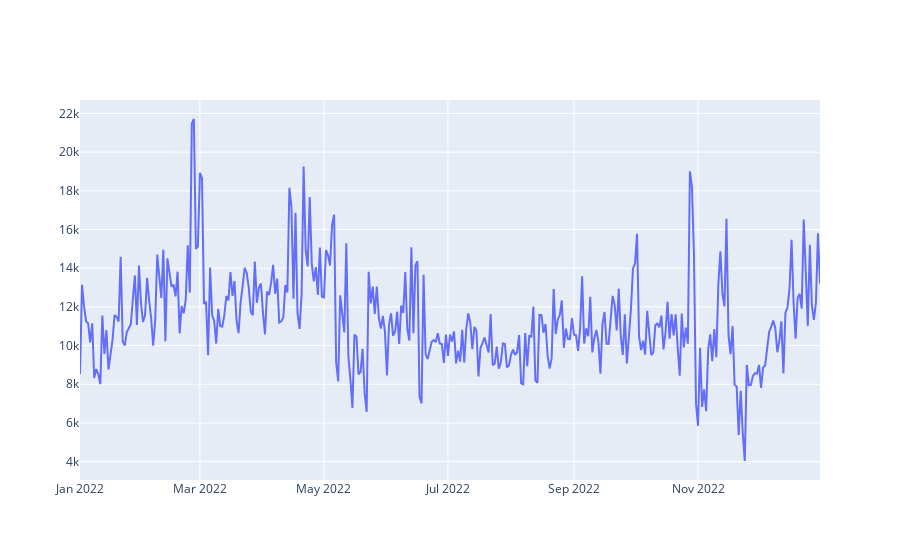

Here is the notebook cell this chart was saved with:
### Code cell
# Go
go.Figure(
    go.Scatter(
        x=multa_dia['Data'],
        y=multa_dia['Tot_Multas']
    )
)

### Figure 1 — Plotly figure (JSON) as saved in the notebook; plotly's stock layout.template omitted (floating-point values rounded to 4 significant figures; data arrays with more than 128 entries replaced by an {"elided": "..."} marker saying what was removed)
{"data": [{"type": "scatter", "x": {"elided": "365 str values"}, "y": {"elided": "365 int values"}}], "layout": {}}
